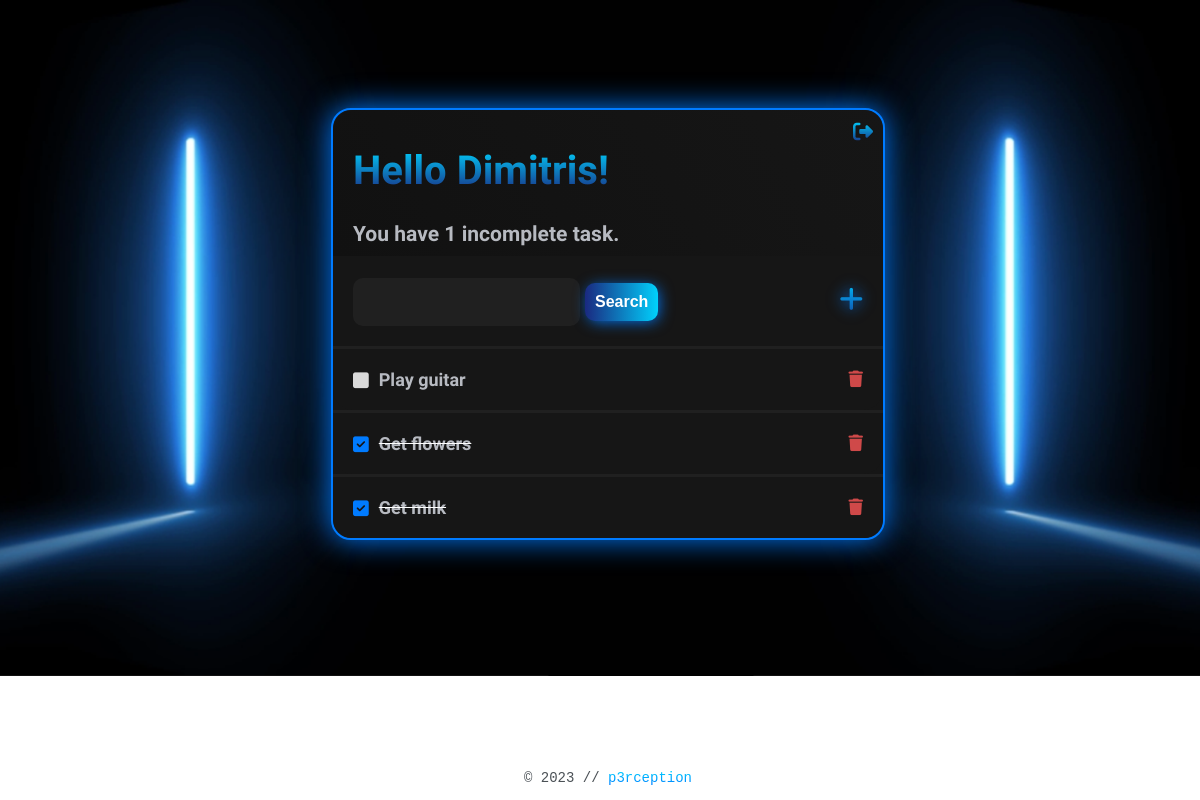
The app's page / (signed in) with its own data.
### base/models.py (models this page shows)
class Task(models.Model):
   user = models.ForeignKey(User, on_delete=models.CASCADE, null=True, blank=True)
   title = models.CharField(max_length=150)
   description = models.TextField(null=True, blank=True)
   complete = models.BooleanField(default=False)
   created = models.DateTimeField(auto_now_add=True)
   def __str__(self):
      return self.title
   class Meta:
      ordering = ['complete']

### base/views.py (the view)
# urls.py: path('', TaskList.as_view(), name='tasks'),
class TaskList(LoginRequiredMixin, ListView):
   model = Task
   context_object_name = 'tasks'
   def get_context_data(self, **kwargs):
      context = super().get_context_data(**kwargs)
      context['tasks'] = context['tasks'].filter(user=self.request.user)
      context['count'] = context['tasks'].filter(complete=False).count()
      search_input = self.request.GET.get('search-area') or ''
      if search_input:
         context['tasks'] = context['tasks'].filter(title__icontains=search_input)
      context['search_input'] = search_input
      return context

### base/templates/base/task_list.html (shortened to what this page needs)
{% extends 'base/main.html' %}
{% block content %}
<div class="header-bar">
  <div>
    <h1>Hello {{request.user|title}}!</h1>
    <h3 style="margin:0">You have {{count}} incomplete task{{count|pluralize:"s"}}.</h3>
  </div>
  {% if request.user.is_authenticated %}
    <form id="logout-form" action="{% url 'logout' %}" method="post" style="display: inline;">
      <a href="#" onclick="document.getElementById('logout-form').submit()">
        <i class="fa-solid fa-right-from-bracket" style="color: white;"></i>
      </a>
    </form>
  {% else %}
    <a href="{% url 'login' %}">Login</a>
  {% endif %}
</div>
<div id="search-add-wrapper">
  <form method="GET" style="margin-top: 2px;display: flex;">
    <input type="text" name="search-area" value="{{search_input}}">
    <input id="searchBtn" class="button" type="submit" value="Search">
  </form>
  <a id="add-link" href="{% url 'task-create' %}">
    <i class="fa-solid fa-plus fa-xs"></i>
  </a>
</div>
<div class="task-items-wrapper">
  {% for task in tasks %}
    <div class="task-wrapper">
      {% if task.complete %}
        <div class="task-title">
          <i class="fa-solid fa-square-check" style="color: #007bff;"></i>
          <s style='text-decoration-color: white;'><a href="{% url 'task-update' task.id %}">{{task}}</a></s>
        </div>
        <a class="delete-link" href="{% url 'task-delete' task.id %}">
          <i class="fa-solid fa-trash fa-xs"></i>
        </a>
        {% else %}
        <div class="task-title">
          <i class="fa-solid fa-square" style="color: #dadada;"></i>
          <a href="{% url 'task-update' task.id %}">{{task}}</a>
        </div>
        <a class="delete-link" href="{% url 'task-delete' task.id %}">
          <i class="fa-solid fa-trash fa-xs"></i>
        </a>
      {% endif %}
    </div>
  {% empty %}
    <h3 style="padding:20px;">No tasks to be done!</h3>
  {% endfor %}
</div>
{% endblock content %}

### base/static/main.css (style rules this page uses)
:root { --bg: #111111; --bgSoft: #161616; --text: white; --textSoft: #b7bac1; --textFooter: #777777; --input: #202020; }
body { background-image: url(./images/bg-neon.png); background-size: cover; background-repeat: no-repeat; font-family: 'Afacad', sans-serif; padding-top: 100px; font-size: 18px; width: 100%; }
h1 { font-size: 40px; background: -webkit-linear-gradient(#00d4ff, #1A2980); -webkit-background-clip: text; -webkit-text-fill-color: transparent; }
h3 { color: var(--textSoft); }
a { font-weight: 600; color: #007bff; text-decoration: none; }
input { outline: none; border: none; }
.header-bar { display: flex; justify-content: space-between; color: var(--text); padding: 10px; padding-left: 20px; border-radius: 20px 20px 0 0; background: linear-gradient(60deg, #111111, #161616); }
.header-bar a { color: white; font-size: 20px; background: -webkit-linear-gradient(#00d4ff, #1A2980); -webkit-background-clip: text; -webkit-text-fill-color: transparent; }
.task-wrapper { display: flex; align-items: center; justify-content: space-between; background-color: var(--bgSoft); border-radius: 0 0 20px 20px; border-top: 3px solid var(--input); overflow: hidden; }
.delete-link { text-decoration: none; font-weight: 900; color: #cf4949; font-size: 22px; line-height: 0; padding: 20px; }
#add-link { text-decoration: none; font-size: 36px; text-shadow: 0px 0px 15px #007bff; cursor: pointer; background: -webkit-linear-gradient(#00d4ff, #1A2980); -webkit-background-clip: text; -webkit-text-fill-color: transparent; }
#search-add-wrapper { display: flex; justify-content: space-between; align-items: center; padding: 20px; }
input[type=text], input[type=password], textarea { font-size: 16px; color: var(--textSoft); background-color: var(--input); border-radius: 10px; padding: 10px; width: 90%; height: auto; }
.button { background-image: linear-gradient(to right, #1A2980 0%, #00d4ff 51%, #1A2980 100%); color: white; background-size: 200% auto; transition: 0.5s; text-align: center; padding: 10px; margin: 5px; font-weight: bold; font-size: 16px; border-radius: 10px; cursor: pointer; text-decoration: none; box-shadow: 2px 2px 15px -2px #007bff; }

### records on screen
Task: title "Play guitar"
Task: title "Get flowers"
Task: title "Get milk"

### other values on screen
{{ request.user|title }} "Dimitris"
{{ count }} "1"
